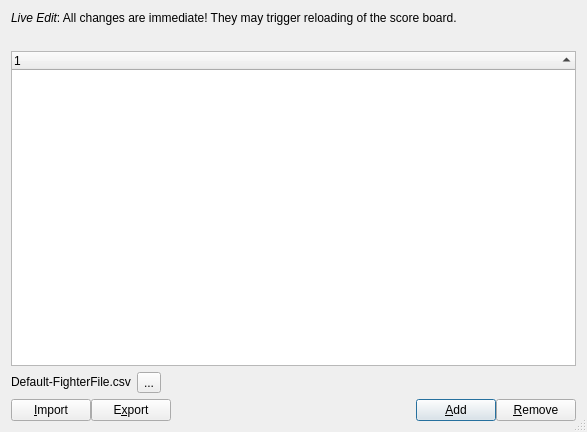
<?xml version="1.0" encoding="UTF-8"?>
<ui version="4.0">
 <class>FighterManagerDlg</class>
 <widget class="QDialog" name="FighterManagerDlg">
  <property name="geometry">
   <rect>
    <x>0</x>
    <y>0</y>
    <width>587</width>
    <height>432</height>
   </rect>
  </property>
  <property name="windowTitle">
   <string>Manage Fighters</string>
  </property>
  <property name="windowIcon">
   <iconset resource="ipponboard.qrc">
    <normaloff>:/res/icons/category.png</normaloff>:/res/icons/category.png</iconset>
  </property>
  <property name="sizeGripEnabled">
   <bool>true</bool>
  </property>
  <property name="modal">
   <bool>true</bool>
  </property>
  <layout class="QVBoxLayout" name="verticalLayout" stretch="0,0,1,0,0">
   <item>
    <widget class="QLabel" name="label">
     <property name="text">
      <string>&lt;html&gt;&lt;head/&gt;&lt;body&gt;&lt;p&gt;&lt;span style=&quot; font-style:italic;&quot;&gt;Live Edit&lt;/span&gt;: All changes are immediate! They may trigger reloading of the score board.&lt;/p&gt;&lt;/body&gt;&lt;/html&gt;</string>
     </property>
    </widget>
   </item>
   <item>
    <widget class="QLabel" name="label_filterinfo">
     <property name="text">
      <string/>
     </property>
    </widget>
   </item>
   <item>
    <widget class="QTreeWidget" name="treeWidget_fighters">
     <property name="mouseTracking">
      <bool>false</bool>
     </property>
     <property name="editTriggers">
      <set>QAbstractItemView::DoubleClicked</set>
     </property>
     <property name="showDropIndicator" stdset="0">
      <bool>false</bool>
     </property>
     <property name="alternatingRowColors">
      <bool>true</bool>
     </property>
     <property name="selectionMode">
      <enum>QAbstractItemView::ExtendedSelection</enum>
     </property>
     <property name="selectionBehavior">
      <enum>QAbstractItemView::SelectRows</enum>
     </property>
     <property name="indentation">
      <number>0</number>
     </property>
     <property name="rootIsDecorated">
      <bool>false</bool>
     </property>
     <property name="itemsExpandable">
      <bool>false</bool>
     </property>
     <property name="sortingEnabled">
      <bool>true</bool>
     </property>
     <attribute name="headerDefaultSectionSize">
      <number>100</number>
     </attribute>
     <column>
      <property name="text">
       <string notr="true">1</string>
      </property>
     </column>
    </widget>
   </item>
   <item>
    <layout class="QHBoxLayout" name="horizontalLayout_2">
     <property name="topMargin">
      <number>0</number>
     </property>
     <item>
      <widget class="QLabel" name="label_FighterFile">
       <property name="frameShape">
        <enum>QFrame::NoFrame</enum>
       </property>
       <property name="text">
        <string>&lt;html&gt;&lt;head/&gt;&lt;body&gt;&lt;p&gt;Default-FighterFile.csv&lt;/p&gt;&lt;/body&gt;&lt;/html&gt;</string>
       </property>
       <property name="alignment">
        <set>Qt::AlignLeading|Qt::AlignLeft|Qt::AlignVCenter</set>
       </property>
      </widget>
     </item>
     <item>
      <widget class="QToolButton" name="toolButton_openFolder">
       <property name="statusTip">
        <string>open folder</string>
       </property>
       <property name="text">
        <string notr="true">...</string>
       </property>
       <property name="checkable">
        <bool>false</bool>
       </property>
       <property name="popupMode">
        <enum>QToolButton::DelayedPopup</enum>
       </property>
       <property name="toolButtonStyle">
        <enum>Qt::ToolButtonTextOnly</enum>
       </property>
       <property name="arrowType">
        <enum>Qt::NoArrow</enum>
       </property>
      </widget>
     </item>
     <item>
      <spacer name="horizontalSpacer_2">
       <property name="orientation">
        <enum>Qt::Horizontal</enum>
       </property>
       <property name="sizeHint" stdset="0">
        <size>
         <width>40</width>
         <height>20</height>
        </size>
       </property>
      </spacer>
     </item>
    </layout>
   </item>
   <item>
    <layout class="QHBoxLayout" name="horizontalLayout">
     <property name="spacing">
      <number>0</number>
     </property>
     <property name="rightMargin">
      <number>0</number>
     </property>
     <item>
      <widget class="QPushButton" name="pushButton_import">
       <property name="toolTip">
        <string>Import fighters</string>
       </property>
       <property name="text">
        <string>&amp;Import</string>
       </property>
       <property name="icon">
        <iconset resource="ipponboard.qrc">
         <normaloff>:/res/icons/import_list.png</normaloff>:/res/icons/import_list.png</iconset>
       </property>
       <property name="autoDefault">
        <bool>false</bool>
       </property>
      </widget>
     </item>
     <item>
      <widget class="QPushButton" name="pushButton_export">
       <property name="toolTip">
        <string>Export fighters</string>
       </property>
       <property name="text">
        <string>E&amp;xport</string>
       </property>
       <property name="icon">
        <iconset resource="ipponboard.qrc">
         <normaloff>:/res/icons/export_list.png</normaloff>:/res/icons/export_list.png</iconset>
       </property>
      </widget>
     </item>
     <item>
      <spacer name="horizontalSpacer">
       <property name="orientation">
        <enum>Qt::Horizontal</enum>
       </property>
       <property name="sizeHint" stdset="0">
        <size>
         <width>40</width>
         <height>20</height>
        </size>
       </property>
      </spacer>
     </item>
     <item>
      <widget class="QPushButton" name="pushButton_add">
       <property name="toolTip">
        <string>Add a new fighter</string>
       </property>
       <property name="text">
        <string>&amp;Add</string>
       </property>
       <property name="icon">
        <iconset resource="ipponboard.qrc">
         <normaloff>:/res/icons/add.png</normaloff>:/res/icons/add.png</iconset>
       </property>
       <property name="shortcut">
        <string>Ins</string>
       </property>
       <property name="autoDefault">
        <bool>true</bool>
       </property>
       <property name="default">
        <bool>true</bool>
       </property>
      </widget>
     </item>
     <item>
      <widget class="QPushButton" name="pushButton_remove">
       <property name="toolTip">
        <string>Remove the currently selected weight class</string>
       </property>
       <property name="text">
        <string>&amp;Remove</string>
       </property>
       <property name="icon">
        <iconset resource="ipponboard.qrc">
         <normaloff>:/res/icons/delete.png</normaloff>:/res/icons/delete.png</iconset>
       </property>
       <property name="shortcut">
        <string>Del</string>
       </property>
       <property name="autoDefault">
        <bool>true</bool>
       </property>
      </widget>
     </item>
    </layout>
   </item>
  </layout>
 </widget>
 <resources>
  <include location="ipponboard.qrc"/>
 </resources>
 <connections/>
</ui>
